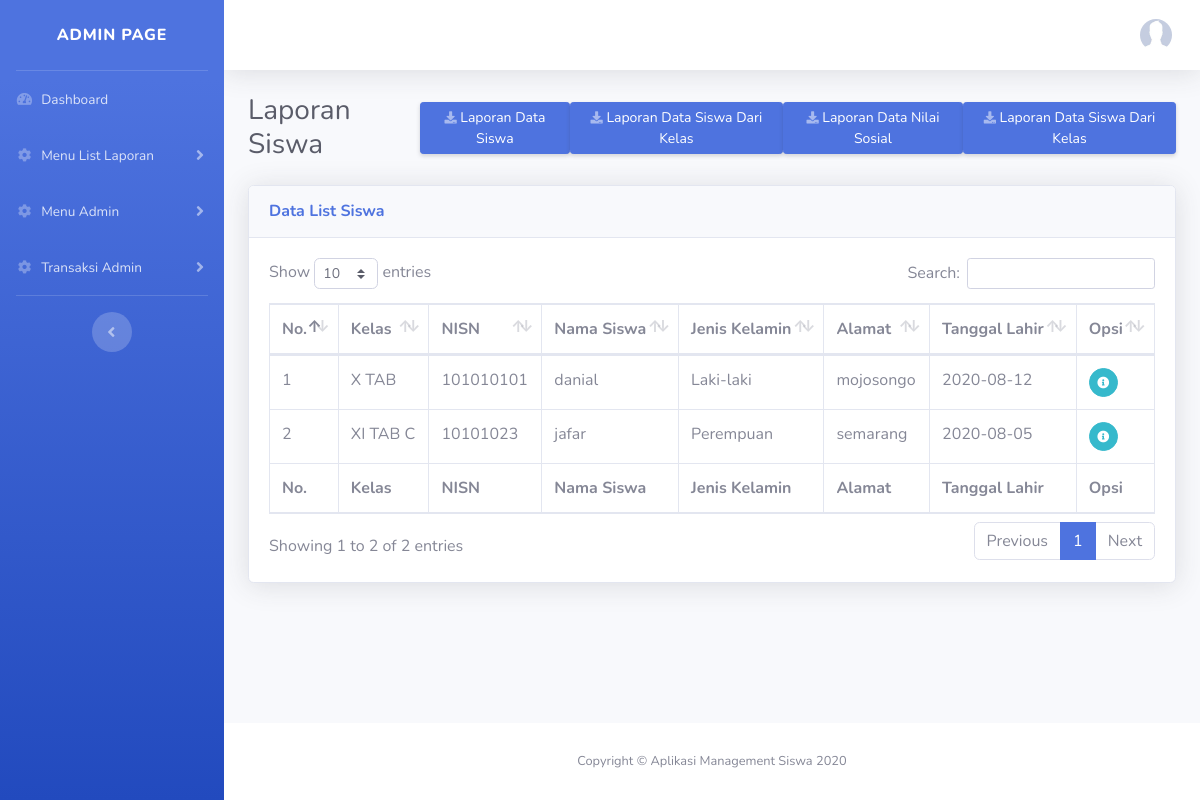
The page /index.php/laporansiswa on the database as committed earlier.
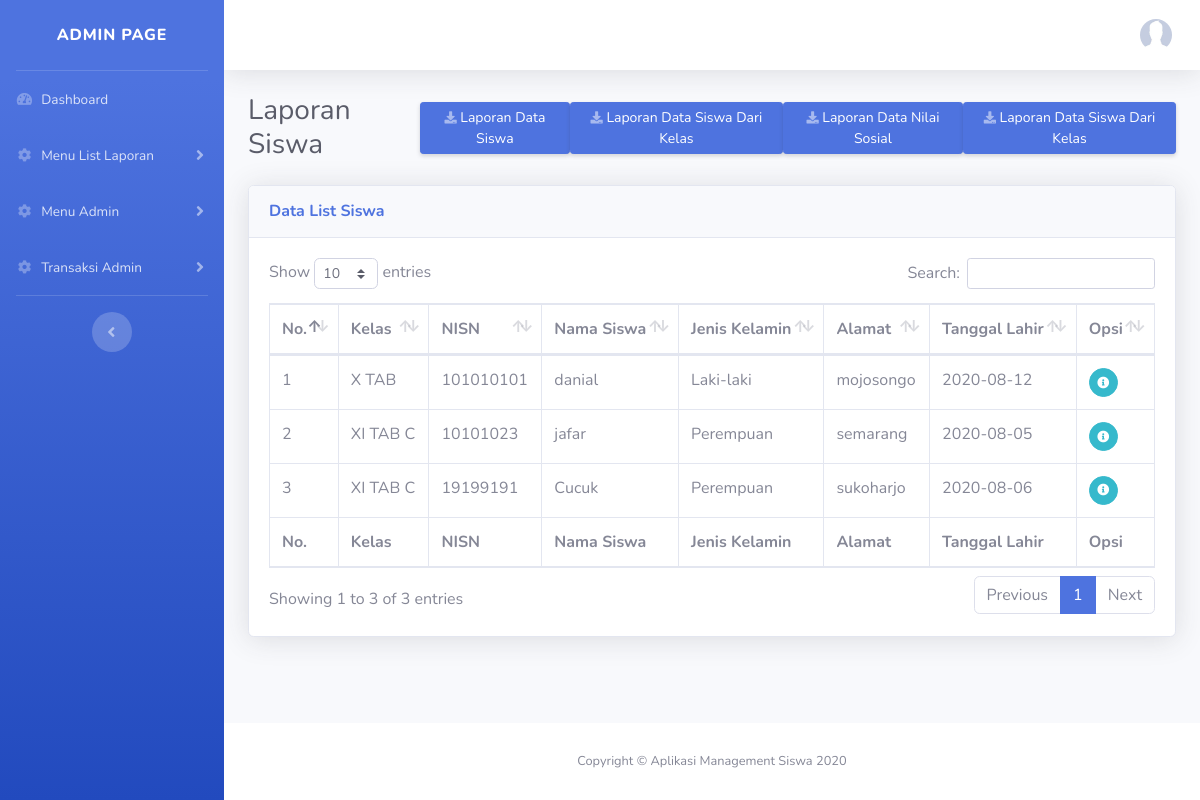
The same page on the database as committed later.
### tables this page shows
CREATE TABLE `siswa` (
  `id_siswa` int(11) NOT NULL,
  `id_kelas` int(11) DEFAULT NULL,
  `nisn` varchar(255) DEFAULT NULL,
  `nama_siswa` varchar(255) DEFAULT NULL,
  `jenis_kelamin` varchar(255) DEFAULT NULL,
  `alamat` text,
  `tgl_lahir` date DEFAULT NULL
);

CREATE TABLE `kelas` (
  `id_kelas` int(11) NOT NULL,
  `id_wali_kelas` int(11) DEFAULT NULL,
  `kelas` varchar(255) DEFAULT NULL,
  `jurusan` varchar(255) DEFAULT NULL
);

### application/controllers/LaporanSiswa.php (called while the page is built, shortened)
<?php
class LaporanSiswa extends CI_Controller {
    public function __construct()
    {
        $this->load->library('pdf');
        $this->load->model('SiswaModel');
        $this->load->model('NilaiSosialModel');
        $this->load->model('KelasModel');
        $this->load->model('LilasModel');
        $this->load->model('PelanggaranModel');
    }
    public function index ()
    {
        $data = $this->SiswaModel->getAllData();
        $this->load->view('layout/header', ['data' => $data]);
        $this->load->view('admin/side_menu');
        $this->load->view('admin/laporan_siswa');
        $this->load->view('layout/footer');
    }
}

### index.php (called while the page is built, shortened)
<?php
require_once BASEPATH.'core/CodeIgniter.php';

### application/models/SiswaModel.php (called while the page is built, shortened)
<?php
class SiswaModel extends CI_Model
{
    public function getAllData()
    {
        $this->db->select('siswa.*, kelas.*');
        $this->db->from('siswa');
        $this->db->join('kelas', 'kelas.id_kelas = siswa.id_kelas');
        return $this->db->get()->result_array();
    }
}

### application/views/admin/laporan_siswa.php (the view, shortened to what this page needs)
<div class="d-sm-flex align-items-center justify-content-between mb-4">
  <h1 class="h3 mb-0 text-gray-800">Laporan Siswa</h1>
  <a href="<?= base_url('laporansiswa/laporankeseluruhan'); ?>" class="d-none d-sm-inline-block btn btn-sm btn-primary shadow-sm "><i class="fas fa-download fa-sm text-white-50"></i> Laporan Data Siswa</a>
  <a href="#" data-toggle="modal" data-target="#tambahModal" class="d-none d-sm-inline-block btn btn-sm btn-primary shadow-sm"><i class="fas fa-download fa-sm text-white-50"></i> Laporan Data Siswa Dari Kelas</a>
  <a href="<?= base_url('laporansiswa/laporannilaisosial'); ?>" class="d-none d-sm-inline-block btn btn-sm btn-primary shadow-sm "><i class="fas fa-download fa-sm text-white-50"></i> Laporan Data Nilai Sosial</a>
  <a href="#" data-toggle="modal" data-target="#tambahModal2" class="d-none d-sm-inline-block btn btn-sm btn-primary shadow-sm"><i class="fas fa-download fa-sm text-white-50"></i> Laporan Data Siswa Dari Kelas</a>
</div>
<div class="card shadow mb-4">
  <div class="card-header py-3">
    <h6 class="m-0 font-weight-bold text-primary">Data List Siswa</h6>
  </div>
  <div class="card-body">
    <div class="table-responsive">
      <table class="table table-bordered" id="dataTable" width="100%" cellspacing="0">
        <thead>
          <tr>
            <th>No.</th>
            <th>Kelas</th>
            <th>NISN</th>
            <th>Nama Siswa</th>
            <th>Jenis Kelamin</th>
            <th>Alamat</th>
            <th>Tanggal Lahir</th>
            <th>Opsi</th>
          </tr>
        </thead>
        <tfoot>
          <tr>
            <th>No.</th>
            <th>Kelas</th>
            <th>NISN</th>
            <th>Nama Siswa</th>
            <th>Jenis Kelamin</th>
            <th>Alamat</th>
            <th>Tanggal Lahir</th>
            <th>Opsi</th>
          </tr>
        </tfoot>
        <tbody>
            <?php $i = 1; foreach ($data as $key) : ?>
          <tr>
            <td><?= $i; ?></td>
            <td><?= $key['kelas'] . ' ' . $key['jurusan'] ?></td>
            <td><?= $key['nisn'] ?></td>
            <td><?= $key['nama_siswa'] ?></td>
            <td><?= $key['jenis_kelamin'] ?></td>
            <td><?= $key['alamat'] ?></td>
            <td><?= $key['tgl_lahir'] ?></td>
            <td>
                <div class="btn-group" role="group" aria-label="Basic example">
                  <form action="<?= base_url('laporansiswa/laporanSiswa'); ?>" method="GET">
                      <button href="#" class="btn btn-info btn-circle btn-sm mr-1">
                        <i class="fas fa-info-circle"></i>
                      </button>
                  </form>
              </div>
            </td>
          </tr>
            <?php $i++; endforeach; ?>
        </tbody>
      </table>
    </div>
  </div>
</div>

Rows that differ between the two databases and show on the page:
added siswa: id_kelas.kelas "XI", id_kelas.jurusan "TAB C", nisn "19199191", nama_siswa "Cucuk", jenis_kelamin "Perempuan", alamat "sukoharjo", tgl_lahir "2020-08-06"
Other text that changed with them:
text written by a page script: "Show entries Search: Showing 1 to 2 of 2 entries Previous 1 Next" → "Show entries Search: Showing 1 to 3 of 3 entries Previous 1 Next"
